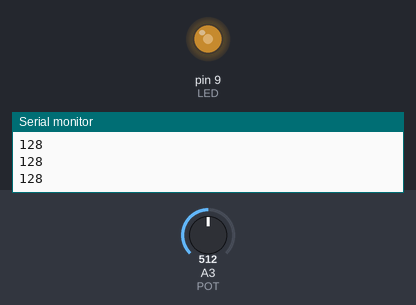
The sketch below on a simulated Arduino Uno, built with avr-gcc and run on an emulated ATmega328P. Parts: output pins drawn as LEDs (lit = HIGH), the last lines printed to the serial monitor. Inputs (shaded band) come from the test bench; at power-on: A3 (POT) = 512.

Above: at 1.2 s.
1.3 s: A3 (POT) set to 716
At 1.9 s:
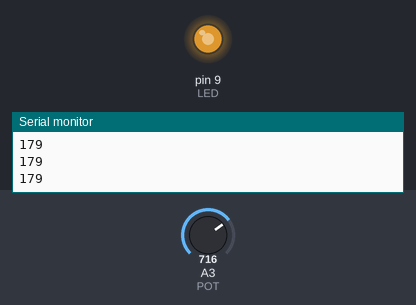
2.8 s: A3 (POT) set to 900
At 3.2 s:
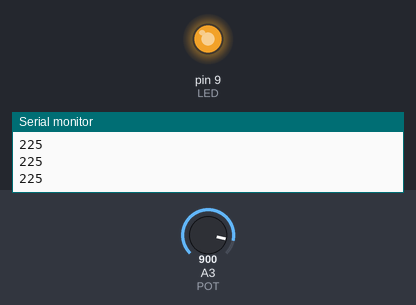
4.3 s: A3 (POT) set to 122
At 5.4 s:
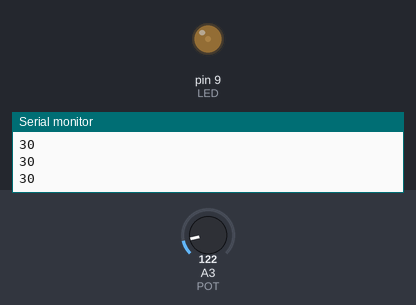
5.8 s: A3 (POT) set to 0
At 6.5 s:
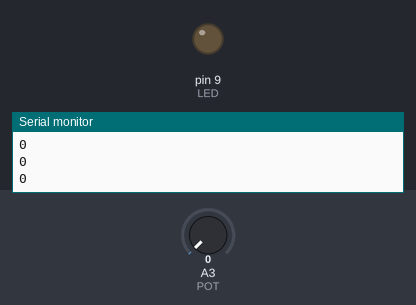
Timing chart, 0 to 8.3 s (numbered marks = the images above; inputs shaded):
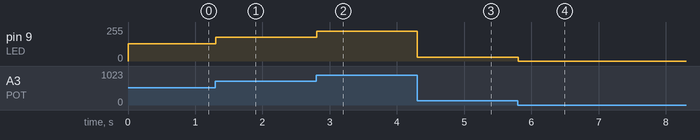

The sketch:

aula05-1608-Potenciometro.ino
```cpp
const int POT = A3;
const int LED = 9;

void setup() {
  pinMode(POT, INPUT);
  pinMode(LED, OUTPUT);
  Serial.begin(9600);
}

void loop() {
  int valor = analogRead(POT)/4;
  Serial.println(valor);
  analogWrite(LED, valor);
}
```

Measured:
- after the input at 1.3 s, pin 9 (LED): 128/255 → 179/255 at once
- after the input at 2.8 s, pin 9 (LED): 179/255 → 225/255 at once
- after the input at 4.3 s, pin 9 (LED): 225/255 → 30/255 at once
- after the input at 5.8 s, pin 9 (LED): 30/255 → 0/255 at once
